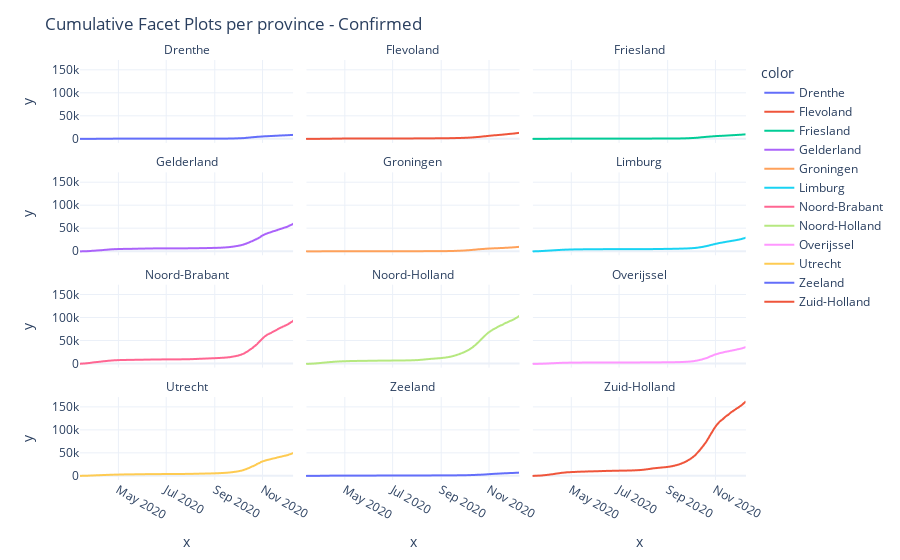
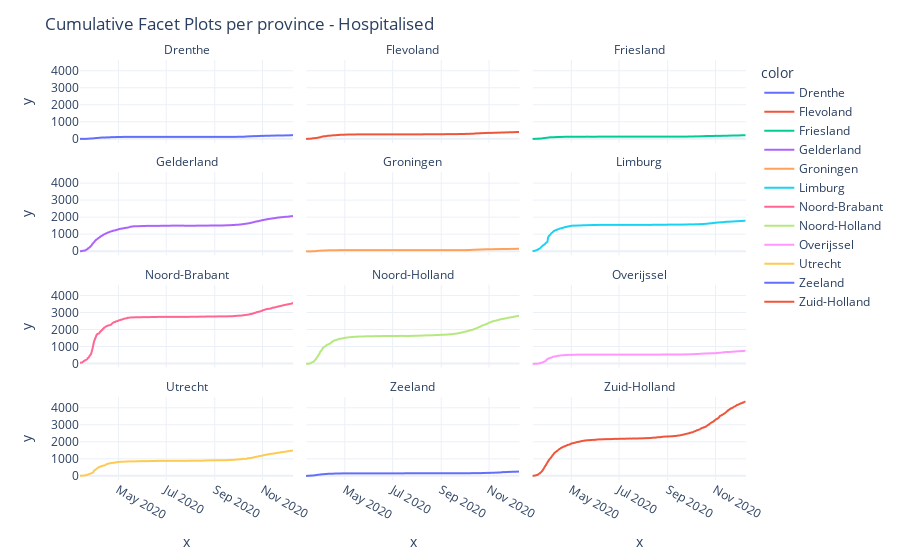
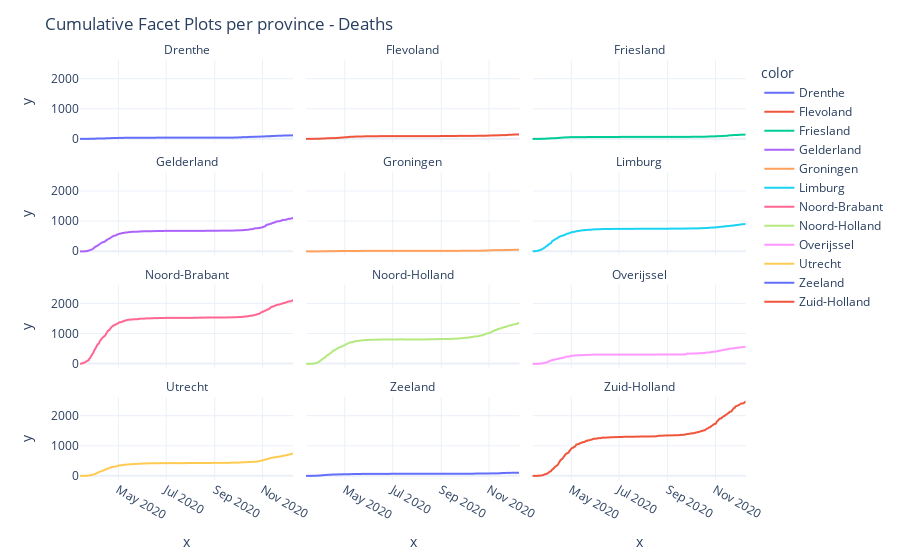

Source (notebook cell) for these figures, in order:
### Code cell
## GET FACET PLOTS FOR TOTAL RECORDED CASES, TOTAL ADMITTED, DEATHS - CUMULATIVE###
province_facet(dtype='cumu', param='total')
province_facet(dtype='cumu', param='admitted')
province_facet(dtype='cumu', param='deaths')

### Figure 1 — Plotly figure (JSON) as saved in the notebook; plotly's stock layout.template omitted (floating-point values rounded to 4 significant figures; data arrays with more than 128 entries replaced by an {"elided": "..."} marker saying what was removed)
{"data": [{"hovertemplate": "color=Drenthe<br>facet_col=Drenthe<br>x=%{x}<br>y=%{y}<extra></extra>", "legendgroup": "Drenthe", "line": {"color": "#636efa", "dash": "solid"}, "mode": "lines", "name": "Drenthe", "showlegend": true, "type": "scattergl", "x": {"elided": "273 str values"}, "xaxis": "x10", "y": {"elided": "273 int values"}, "yaxis": "y10"}, {"hovertemplate": "color=Flevoland<br>facet_col=Flevoland<br>x=%{x}<br>y=%{y}<extra></extra>", "legendgroup": "Flevoland", "line": {"color": "#EF553B", "dash": "solid"}, "mode": "lines", "name": "Flevoland", "showlegend": true, "type": "scattergl", "x": {"elided": "273 str values"}, "xaxis": "x11", "y": {"elided": "273 int values"}, "yaxis": "y11"}, {"hovertemplate": "color=Friesland<br>facet_col=Friesland<br>x=%{x}<br>y=%{y}<extra></extra>", "legendgroup": "Friesland", "line": {"color": "#00cc96", "dash": "solid"}, "mode": "lines", "name": "Friesland", "showlegend": true, "type": "scattergl", "x": {"elided": "273 str values"}, "xaxis": "x12", "y": {"elided": "273 int values"}, "yaxis": "y12"}, {"hovertemplate": "color=Gelderland<br>facet_col=Gelderland<br>x=%{x}<br>y=%{y}<extra></extra>", "legendgroup": "Gelderland", "line": {"color": "#ab63fa", "dash": "solid"}, "mode": "lines", "name": "Gelderland", "showlegend": true, "type": "scattergl", "x": {"elided": "273 str values"}, "xaxis": "x7", "y": {"elided": "273 int values"}, "yaxis": "y7"}, {"hovertemplate": "color=Groningen<br>facet_col=Groningen<br>x=%{x}<br>y=%{y}<extra></extra>", "legendgroup": "Groningen", "line": {"color": "#FFA15A", "dash": "solid"}, "mode": "lines", "name": "Groningen", "showlegend": true, "type": "scattergl", "x": {"elided": "273 str values"}, "xaxis": "x8", "y": {"elided": "273 int values"}, "yaxis": "y8"}, {"hovertemplate": "color=Limburg<br>facet_col=Limburg<br>x=%{x}<br>y=%{y}<extra></extra>", "legendgroup": "Limburg", "line": {"color": "#19d3f3", "dash": "solid"}, "mode": "lines", "name": "Limburg", "showlegend": true, "type": "scattergl", "x": {"elided": "273 str values"}, "xaxis": "x9", "y": {"elided": "273 int values"}, "yaxis": "y9"}, {"hovertemplate": "color=Noord-Brabant<br>facet_col=Noord-Brabant<br>x=%{x}<br>y=%{y}<extra></extra>", "legendgroup": "Noord-Brabant", "line": {"color": "#FF6692", "dash": "solid"}, "mode": "lines", "name": "Noord-Brabant", "showlegend": true, "type": "scattergl", "x": {"elided": "273 str values"}, "xaxis": "x4", "y": {"elided": "273 int values"}, "yaxis": "y4"}, {"hovertemplate": "color=Noord-Holland<br>facet_col=Noord-Holland<br>x=%{x}<br>y=%{y}<extra></extra>", "legendgroup": "Noord-Holland", "line": {"color": "#B6E880", "dash": "solid"}, "mode": "lines", "name": "Noord-Holland", "showlegend": true, "type": "scattergl", "x": {"elided": "273 str values"}, "xaxis": "x5", "y": {"elided": "273 int values"}, "yaxis": "y5"}, {"hovertemplate": "color=Overijssel<br>facet_col=Overijssel<br>x=%{x}<br>y=%{y}<extra></extra>", "legendgroup": "Overijssel", "line": {"color": "#FF97FF", "dash": "solid"}, "mode": "lines", "name": "Overijssel", "showlegend": true, "type": "scattergl", "x": {"elided": "273 str values"}, "xaxis": "x6", "y": {"elided": "273 int values"}, "yaxis": "y6"}, {"hovertemplate": "color=Utrecht<br>facet_col=Utrecht<br>x=%{x}<br>y=%{y}<extra></extra>", "legendgroup": "Utrecht", "line": {"color": "#FECB52", "dash": "solid"}, "mode": "lines", "name": "Utrecht", "showlegend": true, "type": "scattergl", "x": {"elided": "273 str values"}, "xaxis": "x", "y": {"elided": "273 int values"}, "yaxis": "y"}, {"hovertemplate": "color=Zeeland<br>facet_col=Zeeland<br>x=%{x}<br>y=%{y}<extra></extra>", "legendgroup": "Zeeland", "line": {"color": "#636efa", "dash": "solid"}, "mode": "lines", "name": "Zeeland", "showlegend": true, "type": "scattergl", "x": {"elided": "273 str values"}, "xaxis": "x2", "y": {"elided": "273 int values"}, "yaxis": "y2"}, {"hovertemplate": "color=Zuid-Holland<br>facet_col=Zuid-Holland<br>x=%{x}<br>y=%{y}<extra></extra>", "legendgroup": "Zuid-Holland", "line": {"color": "#EF553B", "dash": "solid"}, "mode": "lines", "name": "Zuid-Holland", "showlegend": true, "type": "scattergl", "x": {"elided": "273 str values"}, "xaxis": "x3", "y": {"elided": "273 int values"}, "yaxis": "y3"}], "layout": {"annotations": [{"font": {}, "showarrow": false, "text": "Utrecht", "x": 0.16, "xanchor": "center", "xref": "paper", "y": 0.1975, "yanchor": "bottom", "yref": "paper"}, {"font": {}, "showarrow": false, "text": "Zeeland", "x": 0.5, "xanchor": "center", "xref": "paper", "y": 0.1975, "yanchor": "bottom", "yref": "paper"}, {"font": {}, "showarrow": false, "text": "Zuid-Holland", "x": 0.84, "xanchor": "center", "xref": "paper", "y": 0.1975, "yanchor": "bottom", "yref": "paper"}, {"font": {}, "showarrow": false, "text": "Noord-Brabant", "x": 0.16, "xanchor": "center", "xref": "paper", "y": 0.465, "yanchor": "bottom", "yref": "paper"}, {"font": {}, "showarrow": false, "text": "Noord-Holland", "x": 0.5, "xanchor": "center", "xref": "paper", "y": 0.465, "yanchor": "bottom", "yref": "paper"}, {"font": {}, "showarrow": false, "text": "Overijssel", "x": 0.84, "xanchor": "center", "xref": "paper", "y": 0.465, "yanchor": "bottom", "yref": "paper"}, {"font": {}, "showarrow": false, "text": "Gelderland", "x": 0.16, "xanchor": "center", "xref": "paper", "y": 0.7325, "yanchor": "bottom", "yref": "paper"}, {"font": {}, "showarrow": false, "text": "Groningen", "x": 0.5, "xanchor": "center", "xref": "paper", "y": 0.7325, "yanchor": "bottom", "yref": "paper"}, {"font": {}, "showarrow": false, "text": "Limburg", "x": 0.84, "xanchor": "center", "xref": "paper", "y": 0.7325, "yanchor": "bottom", "yref": "paper"}, {"font": {}, "showarrow": false, "text": "Drenthe", "x": 0.16, "xanchor": "center", "xref": "paper", "y": 1, "yanchor": "bottom", "yref": "paper"}, {"font": {}, "showarrow": false, "text": "Flevoland", "x": 0.5, "xanchor": "center", "xref": "paper", "y": 1, "yanchor": "bottom", "yref": "paper"}, {"font": {}, "showarrow": false, "text": "Friesland", "x": 0.84, "xanchor": "center", "xref": "paper", "y": 1, "yanchor": "bottom", "yref": "paper"}], "autosize": true, "legend": {"title": {"text": "color"}, "tracegroupgap": 0}, "margin": {"t": 60}, "title": {"text": "Cumulative Facet Plots per province - Confirmed"}, "xaxis": {"anchor": "y", "domain": [0, 0.32], "title": {"text": "x"}}, "xaxis10": {"anchor": "y10", "domain": [0, 0.32], "matches": "x", "showticklabels": false}, "xaxis11": {"anchor": "y11", "domain": [0.34, 0.66], "matches": "x", "showticklabels": false}, "xaxis12": {"anchor": "y12", "domain": [0.68, 1.0], "matches": "x", "showticklabels": false}, "xaxis2": {"anchor": "y2", "domain": [0.34, 0.66], "matches": "x", "title": {"text": "x"}}, "xaxis3": {"anchor": "y3", "domain": [0.68, 1.0], "matches": "x", "title": {"text": "x"}}, "xaxis4": {"anchor": "y4", "domain": [0, 0.32], "matches": "x", "showticklabels": false}, "xaxis5": {"anchor": "y5", "domain": [0.34, 0.66], "matches": "x", "showticklabels": false}, "xaxis6": {"anchor": "y6", "domain": [0.68, 1.0], "matches": "x", "showticklabels": false}, "xaxis7": {"anchor": "y7", "domain": [0, 0.32], "matches": "x", "showticklabels": false}, "xaxis8": {"anchor": "y8", "domain": [0.34, 0.66], "matches": "x", "showticklabels": false}, "xaxis9": {"anchor": "y9", "domain": [0.68, 1.0], "matches": "x", "showticklabels": false}, "yaxis": {"anchor": "x", "domain": [0, 0.1975], "title": {"text": "y"}}, "yaxis10": {"anchor": "x10", "domain": [0.8025, 1], "matches": "y", "title": {"text": "y"}}, "yaxis11": {"anchor": "x11", "domain": [0.8025, 1], "matches": "y", "showticklabels": false}, "yaxis12": {"anchor": "x12", "domain": [0.8025, 1], "matches": "y", "showticklabels": false}, "yaxis2": {"anchor": "x2", "domain": [0, 0.1975], "matches": "y", "showticklabels": false}, "yaxis3": {"anchor": "x3", "domain": [0, 0.1975], "matches": "y", "showticklabels": false}, "yaxis4": {"anchor": "x4", "domain": [0.2675, 0.465], "matches": "y", "title": {"text": "y"}}, "yaxis5": {"anchor": "x5", "domain": [0.2675, 0.465], "matches": "y", "showticklabels": false}, "yaxis6": {"anchor": "x6", "domain": [0.2675, 0.465], "matches": "y", "showticklabels": false}, "yaxis7": {"anchor": "x7", "domain": [0.535, 0.7325], "matches": "y", "title": {"text": "y"}}, "yaxis8": {"anchor": "x8", "domain": [0.535, 0.7325], "matches": "y", "showticklabels": false}, "yaxis9": {"anchor": "x9", "domain": [0.535, 0.7325], "matches": "y", "showticklabels": false}}}

### Figure 2 — Plotly figure (JSON) as saved in the notebook; plotly's stock layout.template omitted (floating-point values rounded to 4 significant figures; data arrays with more than 128 entries replaced by an {"elided": "..."} marker saying what was removed)
{"data": [{"hovertemplate": "color=Drenthe<br>facet_col=Drenthe<br>x=%{x}<br>y=%{y}<extra></extra>", "legendgroup": "Drenthe", "line": {"color": "#636efa", "dash": "solid"}, "mode": "lines", "name": "Drenthe", "showlegend": true, "type": "scattergl", "x": {"elided": "273 str values"}, "xaxis": "x10", "y": {"elided": "273 int values"}, "yaxis": "y10"}, {"hovertemplate": "color=Flevoland<br>facet_col=Flevoland<br>x=%{x}<br>y=%{y}<extra></extra>", "legendgroup": "Flevoland", "line": {"color": "#EF553B", "dash": "solid"}, "mode": "lines", "name": "Flevoland", "showlegend": true, "type": "scattergl", "x": {"elided": "273 str values"}, "xaxis": "x11", "y": {"elided": "273 int values"}, "yaxis": "y11"}, {"hovertemplate": "color=Friesland<br>facet_col=Friesland<br>x=%{x}<br>y=%{y}<extra></extra>", "legendgroup": "Friesland", "line": {"color": "#00cc96", "dash": "solid"}, "mode": "lines", "name": "Friesland", "showlegend": true, "type": "scattergl", "x": {"elided": "273 str values"}, "xaxis": "x12", "y": {"elided": "273 int values"}, "yaxis": "y12"}, {"hovertemplate": "color=Gelderland<br>facet_col=Gelderland<br>x=%{x}<br>y=%{y}<extra></extra>", "legendgroup": "Gelderland", "line": {"color": "#ab63fa", "dash": "solid"}, "mode": "lines", "name": "Gelderland", "showlegend": true, "type": "scattergl", "x": {"elided": "273 str values"}, "xaxis": "x7", "y": {"elided": "273 int values"}, "yaxis": "y7"}, {"hovertemplate": "color=Groningen<br>facet_col=Groningen<br>x=%{x}<br>y=%{y}<extra></extra>", "legendgroup": "Groningen", "line": {"color": "#FFA15A", "dash": "solid"}, "mode": "lines", "name": "Groningen", "showlegend": true, "type": "scattergl", "x": {"elided": "273 str values"}, "xaxis": "x8", "y": {"elided": "273 int values"}, "yaxis": "y8"}, {"hovertemplate": "color=Limburg<br>facet_col=Limburg<br>x=%{x}<br>y=%{y}<extra></extra>", "legendgroup": "Limburg", "line": {"color": "#19d3f3", "dash": "solid"}, "mode": "lines", "name": "Limburg", "showlegend": true, "type": "scattergl", "x": {"elided": "273 str values"}, "xaxis": "x9", "y": {"elided": "273 int values"}, "yaxis": "y9"}, {"hovertemplate": "color=Noord-Brabant<br>facet_col=Noord-Brabant<br>x=%{x}<br>y=%{y}<extra></extra>", "legendgroup": "Noord-Brabant", "line": {"color": "#FF6692", "dash": "solid"}, "mode": "lines", "name": "Noord-Brabant", "showlegend": true, "type": "scattergl", "x": {"elided": "273 str values"}, "xaxis": "x4", "y": {"elided": "273 int values"}, "yaxis": "y4"}, {"hovertemplate": "color=Noord-Holland<br>facet_col=Noord-Holland<br>x=%{x}<br>y=%{y}<extra></extra>", "legendgroup": "Noord-Holland", "line": {"color": "#B6E880", "dash": "solid"}, "mode": "lines", "name": "Noord-Holland", "showlegend": true, "type": "scattergl", "x": {"elided": "273 str values"}, "xaxis": "x5", "y": {"elided": "273 int values"}, "yaxis": "y5"}, {"hovertemplate": "color=Overijssel<br>facet_col=Overijssel<br>x=%{x}<br>y=%{y}<extra></extra>", "legendgroup": "Overijssel", "line": {"color": "#FF97FF", "dash": "solid"}, "mode": "lines", "name": "Overijssel", "showlegend": true, "type": "scattergl", "x": {"elided": "273 str values"}, "xaxis": "x6", "y": {"elided": "273 int values"}, "yaxis": "y6"}, {"hovertemplate": "color=Utrecht<br>facet_col=Utrecht<br>x=%{x}<br>y=%{y}<extra></extra>", "legendgroup": "Utrecht", "line": {"color": "#FECB52", "dash": "solid"}, "mode": "lines", "name": "Utrecht", "showlegend": true, "type": "scattergl", "x": {"elided": "273 str values"}, "xaxis": "x", "y": {"elided": "273 int values"}, "yaxis": "y"}, {"hovertemplate": "color=Zeeland<br>facet_col=Zeeland<br>x=%{x}<br>y=%{y}<extra></extra>", "legendgroup": "Zeeland", "line": {"color": "#636efa", "dash": "solid"}, "mode": "lines", "name": "Zeeland", "showlegend": true, "type": "scattergl", "x": {"elided": "273 str values"}, "xaxis": "x2", "y": {"elided": "273 int values"}, "yaxis": "y2"}, {"hovertemplate": "color=Zuid-Holland<br>facet_col=Zuid-Holland<br>x=%{x}<br>y=%{y}<extra></extra>", "legendgroup": "Zuid-Holland", "line": {"color": "#EF553B", "dash": "solid"}, "mode": "lines", "name": "Zuid-Holland", "showlegend": true, "type": "scattergl", "x": {"elided": "273 str values"}, "xaxis": "x3", "y": {"elided": "273 int values"}, "yaxis": "y3"}], "layout": {"annotations": [{"font": {}, "showarrow": false, "text": "Utrecht", "x": 0.16, "xanchor": "center", "xref": "paper", "y": 0.1975, "yanchor": "bottom", "yref": "paper"}, {"font": {}, "showarrow": false, "text": "Zeeland", "x": 0.5, "xanchor": "center", "xref": "paper", "y": 0.1975, "yanchor": "bottom", "yref": "paper"}, {"font": {}, "showarrow": false, "text": "Zuid-Holland", "x": 0.84, "xanchor": "center", "xref": "paper", "y": 0.1975, "yanchor": "bottom", "yref": "paper"}, {"font": {}, "showarrow": false, "text": "Noord-Brabant", "x": 0.16, "xanchor": "center", "xref": "paper", "y": 0.465, "yanchor": "bottom", "yref": "paper"}, {"font": {}, "showarrow": false, "text": "Noord-Holland", "x": 0.5, "xanchor": "center", "xref": "paper", "y": 0.465, "yanchor": "bottom", "yref": "paper"}, {"font": {}, "showarrow": false, "text": "Overijssel", "x": 0.84, "xanchor": "center", "xref": "paper", "y": 0.465, "yanchor": "bottom", "yref": "paper"}, {"font": {}, "showarrow": false, "text": "Gelderland", "x": 0.16, "xanchor": "center", "xref": "paper", "y": 0.7325, "yanchor": "bottom", "yref": "paper"}, {"font": {}, "showarrow": false, "text": "Groningen", "x": 0.5, "xanchor": "center", "xref": "paper", "y": 0.7325, "yanchor": "bottom", "yref": "paper"}, {"font": {}, "showarrow": false, "text": "Limburg", "x": 0.84, "xanchor": "center", "xref": "paper", "y": 0.7325, "yanchor": "bottom", "yref": "paper"}, {"font": {}, "showarrow": false, "text": "Drenthe", "x": 0.16, "xanchor": "center", "xref": "paper", "y": 1, "yanchor": "bottom", "yref": "paper"}, {"font": {}, "showarrow": false, "text": "Flevoland", "x": 0.5, "xanchor": "center", "xref": "paper", "y": 1, "yanchor": "bottom", "yref": "paper"}, {"font": {}, "showarrow": false, "text": "Friesland", "x": 0.84, "xanchor": "center", "xref": "paper", "y": 1, "yanchor": "bottom", "yref": "paper"}], "autosize": true, "legend": {"title": {"text": "color"}, "tracegroupgap": 0}, "margin": {"t": 60}, "title": {"text": "Cumulative Facet Plots per province - Hospitalised"}, "xaxis": {"anchor": "y", "domain": [0, 0.32], "title": {"text": "x"}}, "xaxis10": {"anchor": "y10", "domain": [0, 0.32], "matches": "x", "showticklabels": false}, "xaxis11": {"anchor": "y11", "domain": [0.34, 0.66], "matches": "x", "showticklabels": false}, "xaxis12": {"anchor": "y12", "domain": [0.68, 1.0], "matches": "x", "showticklabels": false}, "xaxis2": {"anchor": "y2", "domain": [0.34, 0.66], "matches": "x", "title": {"text": "x"}}, "xaxis3": {"anchor": "y3", "domain": [0.68, 1.0], "matches": "x", "title": {"text": "x"}}, "xaxis4": {"anchor": "y4", "domain": [0, 0.32], "matches": "x", "showticklabels": false}, "xaxis5": {"anchor": "y5", "domain": [0.34, 0.66], "matches": "x", "showticklabels": false}, "xaxis6": {"anchor": "y6", "domain": [0.68, 1.0], "matches": "x", "showticklabels": false}, "xaxis7": {"anchor": "y7", "domain": [0, 0.32], "matches": "x", "showticklabels": false}, "xaxis8": {"anchor": "y8", "domain": [0.34, 0.66], "matches": "x", "showticklabels": false}, "xaxis9": {"anchor": "y9", "domain": [0.68, 1.0], "matches": "x", "showticklabels": false}, "yaxis": {"anchor": "x", "domain": [0, 0.1975], "title": {"text": "y"}}, "yaxis10": {"anchor": "x10", "domain": [0.8025, 1], "matches": "y", "title": {"text": "y"}}, "yaxis11": {"anchor": "x11", "domain": [0.8025, 1], "matches": "y", "showticklabels": false}, "yaxis12": {"anchor": "x12", "domain": [0.8025, 1], "matches": "y", "showticklabels": false}, "yaxis2": {"anchor": "x2", "domain": [0, 0.1975], "matches": "y", "showticklabels": false}, "yaxis3": {"anchor": "x3", "domain": [0, 0.1975], "matches": "y", "showticklabels": false}, "yaxis4": {"anchor": "x4", "domain": [0.2675, 0.465], "matches": "y", "title": {"text": "y"}}, "yaxis5": {"anchor": "x5", "domain": [0.2675, 0.465], "matches": "y", "showticklabels": false}, "yaxis6": {"anchor": "x6", "domain": [0.2675, 0.465], "matches": "y", "showticklabels": false}, "yaxis7": {"anchor": "x7", "domain": [0.535, 0.7325], "matches": "y", "title": {"text": "y"}}, "yaxis8": {"anchor": "x8", "domain": [0.535, 0.7325], "matches": "y", "showticklabels": false}, "yaxis9": {"anchor": "x9", "domain": [0.535, 0.7325], "matches": "y", "showticklabels": false}}}

### Figure 3 — Plotly figure (JSON) as saved in the notebook; plotly's stock layout.template omitted (floating-point values rounded to 4 significant figures; data arrays with more than 128 entries replaced by an {"elided": "..."} marker saying what was removed)
{"data": [{"hovertemplate": "color=Drenthe<br>facet_col=Drenthe<br>x=%{x}<br>y=%{y}<extra></extra>", "legendgroup": "Drenthe", "line": {"color": "#636efa", "dash": "solid"}, "mode": "lines", "name": "Drenthe", "showlegend": true, "type": "scattergl", "x": {"elided": "273 str values"}, "xaxis": "x10", "y": {"elided": "273 int values"}, "yaxis": "y10"}, {"hovertemplate": "color=Flevoland<br>facet_col=Flevoland<br>x=%{x}<br>y=%{y}<extra></extra>", "legendgroup": "Flevoland", "line": {"color": "#EF553B", "dash": "solid"}, "mode": "lines", "name": "Flevoland", "showlegend": true, "type": "scattergl", "x": {"elided": "273 str values"}, "xaxis": "x11", "y": {"elided": "273 int values"}, "yaxis": "y11"}, {"hovertemplate": "color=Friesland<br>facet_col=Friesland<br>x=%{x}<br>y=%{y}<extra></extra>", "legendgroup": "Friesland", "line": {"color": "#00cc96", "dash": "solid"}, "mode": "lines", "name": "Friesland", "showlegend": true, "type": "scattergl", "x": {"elided": "273 str values"}, "xaxis": "x12", "y": {"elided": "273 int values"}, "yaxis": "y12"}, {"hovertemplate": "color=Gelderland<br>facet_col=Gelderland<br>x=%{x}<br>y=%{y}<extra></extra>", "legendgroup": "Gelderland", "line": {"color": "#ab63fa", "dash": "solid"}, "mode": "lines", "name": "Gelderland", "showlegend": true, "type": "scattergl", "x": {"elided": "273 str values"}, "xaxis": "x7", "y": {"elided": "273 int values"}, "yaxis": "y7"}, {"hovertemplate": "color=Groningen<br>facet_col=Groningen<br>x=%{x}<br>y=%{y}<extra></extra>", "legendgroup": "Groningen", "line": {"color": "#FFA15A", "dash": "solid"}, "mode": "lines", "name": "Groningen", "showlegend": true, "type": "scattergl", "x": {"elided": "273 str values"}, "xaxis": "x8", "y": {"elided": "273 int values"}, "yaxis": "y8"}, {"hovertemplate": "color=Limburg<br>facet_col=Limburg<br>x=%{x}<br>y=%{y}<extra></extra>", "legendgroup": "Limburg", "line": {"color": "#19d3f3", "dash": "solid"}, "mode": "lines", "name": "Limburg", "showlegend": true, "type": "scattergl", "x": {"elided": "273 str values"}, "xaxis": "x9", "y": {"elided": "273 int values"}, "yaxis": "y9"}, {"hovertemplate": "color=Noord-Brabant<br>facet_col=Noord-Brabant<br>x=%{x}<br>y=%{y}<extra></extra>", "legendgroup": "Noord-Brabant", "line": {"color": "#FF6692", "dash": "solid"}, "mode": "lines", "name": "Noord-Brabant", "showlegend": true, "type": "scattergl", "x": {"elided": "273 str values"}, "xaxis": "x4", "y": {"elided": "273 int values"}, "yaxis": "y4"}, {"hovertemplate": "color=Noord-Holland<br>facet_col=Noord-Holland<br>x=%{x}<br>y=%{y}<extra></extra>", "legendgroup": "Noord-Holland", "line": {"color": "#B6E880", "dash": "solid"}, "mode": "lines", "name": "Noord-Holland", "showlegend": true, "type": "scattergl", "x": {"elided": "273 str values"}, "xaxis": "x5", "y": {"elided": "273 int values"}, "yaxis": "y5"}, {"hovertemplate": "color=Overijssel<br>facet_col=Overijssel<br>x=%{x}<br>y=%{y}<extra></extra>", "legendgroup": "Overijssel", "line": {"color": "#FF97FF", "dash": "solid"}, "mode": "lines", "name": "Overijssel", "showlegend": true, "type": "scattergl", "x": {"elided": "273 str values"}, "xaxis": "x6", "y": {"elided": "273 int values"}, "yaxis": "y6"}, {"hovertemplate": "color=Utrecht<br>facet_col=Utrecht<br>x=%{x}<br>y=%{y}<extra></extra>", "legendgroup": "Utrecht", "line": {"color": "#FECB52", "dash": "solid"}, "mode": "lines", "name": "Utrecht", "showlegend": true, "type": "scattergl", "x": {"elided": "273 str values"}, "xaxis": "x", "y": {"elided": "273 int values"}, "yaxis": "y"}, {"hovertemplate": "color=Zeeland<br>facet_col=Zeeland<br>x=%{x}<br>y=%{y}<extra></extra>", "legendgroup": "Zeeland", "line": {"color": "#636efa", "dash": "solid"}, "mode": "lines", "name": "Zeeland", "showlegend": true, "type": "scattergl", "x": {"elided": "273 str values"}, "xaxis": "x2", "y": {"elided": "273 int values"}, "yaxis": "y2"}, {"hovertemplate": "color=Zuid-Holland<br>facet_col=Zuid-Holland<br>x=%{x}<br>y=%{y}<extra></extra>", "legendgroup": "Zuid-Holland", "line": {"color": "#EF553B", "dash": "solid"}, "mode": "lines", "name": "Zuid-Holland", "showlegend": true, "type": "scattergl", "x": {"elided": "273 str values"}, "xaxis": "x3", "y": {"elided": "273 int values"}, "yaxis": "y3"}], "layout": {"annotations": [{"font": {}, "showarrow": false, "text": "Utrecht", "x": 0.16, "xanchor": "center", "xref": "paper", "y": 0.1975, "yanchor": "bottom", "yref": "paper"}, {"font": {}, "showarrow": false, "text": "Zeeland", "x": 0.5, "xanchor": "center", "xref": "paper", "y": 0.1975, "yanchor": "bottom", "yref": "paper"}, {"font": {}, "showarrow": false, "text": "Zuid-Holland", "x": 0.84, "xanchor": "center", "xref": "paper", "y": 0.1975, "yanchor": "bottom", "yref": "paper"}, {"font": {}, "showarrow": false, "text": "Noord-Brabant", "x": 0.16, "xanchor": "center", "xref": "paper", "y": 0.465, "yanchor": "bottom", "yref": "paper"}, {"font": {}, "showarrow": false, "text": "Noord-Holland", "x": 0.5, "xanchor": "center", "xref": "paper", "y": 0.465, "yanchor": "bottom", "yref": "paper"}, {"font": {}, "showarrow": false, "text": "Overijssel", "x": 0.84, "xanchor": "center", "xref": "paper", "y": 0.465, "yanchor": "bottom", "yref": "paper"}, {"font": {}, "showarrow": false, "text": "Gelderland", "x": 0.16, "xanchor": "center", "xref": "paper", "y": 0.7325, "yanchor": "bottom", "yref": "paper"}, {"font": {}, "showarrow": false, "text": "Groningen", "x": 0.5, "xanchor": "center", "xref": "paper", "y": 0.7325, "yanchor": "bottom", "yref": "paper"}, {"font": {}, "showarrow": false, "text": "Limburg", "x": 0.84, "xanchor": "center", "xref": "paper", "y": 0.7325, "yanchor": "bottom", "yref": "paper"}, {"font": {}, "showarrow": false, "text": "Drenthe", "x": 0.16, "xanchor": "center", "xref": "paper", "y": 1, "yanchor": "bottom", "yref": "paper"}, {"font": {}, "showarrow": false, "text": "Flevoland", "x": 0.5, "xanchor": "center", "xref": "paper", "y": 1, "yanchor": "bottom", "yref": "paper"}, {"font": {}, "showarrow": false, "text": "Friesland", "x": 0.84, "xanchor": "center", "xref": "paper", "y": 1, "yanchor": "bottom", "yref": "paper"}], "autosize": true, "legend": {"title": {"text": "color"}, "tracegroupgap": 0}, "margin": {"t": 60}, "title": {"text": "Cumulative Facet Plots per province - Deaths"}, "xaxis": {"anchor": "y", "domain": [0, 0.32], "title": {"text": "x"}}, "xaxis10": {"anchor": "y10", "domain": [0, 0.32], "matches": "x", "showticklabels": false}, "xaxis11": {"anchor": "y11", "domain": [0.34, 0.66], "matches": "x", "showticklabels": false}, "xaxis12": {"anchor": "y12", "domain": [0.68, 1.0], "matches": "x", "showticklabels": false}, "xaxis2": {"anchor": "y2", "domain": [0.34, 0.66], "matches": "x", "title": {"text": "x"}}, "xaxis3": {"anchor": "y3", "domain": [0.68, 1.0], "matches": "x", "title": {"text": "x"}}, "xaxis4": {"anchor": "y4", "domain": [0, 0.32], "matches": "x", "showticklabels": false}, "xaxis5": {"anchor": "y5", "domain": [0.34, 0.66], "matches": "x", "showticklabels": false}, "xaxis6": {"anchor": "y6", "domain": [0.68, 1.0], "matches": "x", "showticklabels": false}, "xaxis7": {"anchor": "y7", "domain": [0, 0.32], "matches": "x", "showticklabels": false}, "xaxis8": {"anchor": "y8", "domain": [0.34, 0.66], "matches": "x", "showticklabels": false}, "xaxis9": {"anchor": "y9", "domain": [0.68, 1.0], "matches": "x", "showticklabels": false}, "yaxis": {"anchor": "x", "domain": [0, 0.1975], "title": {"text": "y"}}, "yaxis10": {"anchor": "x10", "domain": [0.8025, 1], "matches": "y", "title": {"text": "y"}}, "yaxis11": {"anchor": "x11", "domain": [0.8025, 1], "matches": "y", "showticklabels": false}, "yaxis12": {"anchor": "x12", "domain": [0.8025, 1], "matches": "y", "showticklabels": false}, "yaxis2": {"anchor": "x2", "domain": [0, 0.1975], "matches": "y", "showticklabels": false}, "yaxis3": {"anchor": "x3", "domain": [0, 0.1975], "matches": "y", "showticklabels": false}, "yaxis4": {"anchor": "x4", "domain": [0.2675, 0.465], "matches": "y", "title": {"text": "y"}}, "yaxis5": {"anchor": "x5", "domain": [0.2675, 0.465], "matches": "y", "showticklabels": false}, "yaxis6": {"anchor": "x6", "domain": [0.2675, 0.465], "matches": "y", "showticklabels": false}, "yaxis7": {"anchor": "x7", "domain": [0.535, 0.7325], "matches": "y", "title": {"text": "y"}}, "yaxis8": {"anchor": "x8", "domain": [0.535, 0.7325], "matches": "y", "showticklabels": false}, "yaxis9": {"anchor": "x9", "domain": [0.535, 0.7325], "matches": "y", "showticklabels": false}}}
